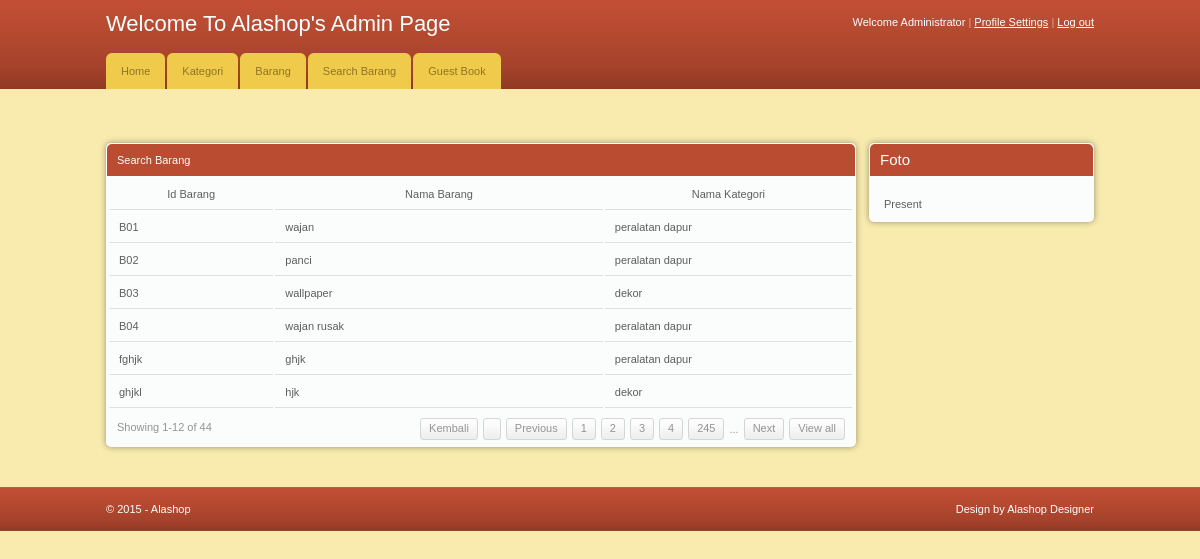
The app's page /prosessearch.php (signed in) with its own data.
### tables this page shows
CREATE TABLE `barang` (
  `idbarang` varchar(50) NOT NULL,
  `namabarang` varchar(50) NOT NULL,
  `idkategori` varchar(50) NOT NULL
);

CREATE TABLE `kategori` (
  `idkategori` varchar(50) NOT NULL,
  `namakategori` varchar(50) NOT NULL,
  `keterangan` varchar(50) NOT NULL
);

### prosessearch.php (the view, shortened to what this page needs)
<!DOCTYPE html PUBLIC "-//W3C//DTD XHTML 1.0 Transitional//EN" "http://www.w3.org/TR/xhtml1/DTD/xhtml1-transitional.dtd">
<html xmlns="http://www.w3.org/1999/xhtml">
<head>
	<link rel="stylesheet" href="css/style.css" type="text/css" media="all" />
</head>
<body>
<?php
		$nama= $_POST ['search'];
		$result = mysql_query("SELECT barang.namabarang,barang.idbarang,kategori.namakategori FROM barang inner join kategori on kategori.idkategori=barang.idkategori where barang.namabarang like '%$nama%'");
		?>
<div id="header">
	<div class="shell">
		<div id="top">
			<h1><a href="#">Welcome To Alashop's Admin Page</a></h1>
			<div id="top-navigation">
				Welcome Administrator<span> |</span>
				<a href="#">Profile Settings</a>
				<span>|</span>
				<a href="logout.php">Log out</a>			</div>
		</div>
		<div id="navigation">
			<ul>
			    <li><a href="home.php"><span>Home</span></a></li>
			    <li><a href="kategori.php"><span>Kategori</span></a></li>
			    <li><a href="barang.php"><span>Barang</span></a></li>
				<li><a href="searchbarang.php"><span>Search Barang</span></a></li>
			    <li><a href="guestbook.php"><span>Guest Book</span></a></li>
			</ul>
		</div>
	</div>
</div>
<div id="container">
	<div class="shell">
		<div class="small-nav"></div>
        <br />
		<div id="main">
			<div id="content">
				<div class="box">
					<div class="box-head">
						Search Barang
					</div>
					<div class="table">
						<table width="747" border="0">
                          <tr>
                            <td width="155"><div align="center">Id Barang </div></td>
                            <td width="333"><div align="center">Nama Barang </div></td>
							<td width="245"><div align="center">Nama Kategori </div></td>
                          </tr>
						  <?php
		while ($data = mysql_fetch_array($result)){
		?>
                          <tr>
                            <td><?php echo $data['idbarang'];?></td>
                            <td><?php echo $data['namabarang'];?></td>
							<td><?php echo $data['namakategori'];?></td>
                          </tr>
						  <?php } ?>
                        </table>
						<div class="pagging">
							<div class="left">Showing 1-12 of 44</div>
							<div class="right">
								<a href="searchbarang.php">Kembali</a><a href="#"></a>
								<a href="#">Previous</a>
								<a href="#">1</a>
								<a href="#">2</a>
								<a href="#">3</a>
								<a href="#">4</a>
								<a href="#">245</a>
								<span>...</span>
								<a href="#">Next</a>
								<a href="#">View all</a>							</div>
						</div>
				  </div>
				</div>
            </div>
			<div id="sidebar">
				<div class="box">
					<div class="box-head">
						<h2>Foto</h2>
					</div>
					<div class="box-content">
					  <p class="select-all">
				      <label></label>Present
</p>
				  </div>
				</div>
			</div>
		</div>
	</div>
</div>
<div id="footer">
	<div class="shell">
		<span class="left">&copy; 2015 - Alashop </span>
		<span class="right">
			Design by Alashop Designer
		</span>
	</div>
</div>
</body>
</html>

### css/style.css (style rules this page uses)
* { padding:0; margin:0; outline:0; }
body { background:#f9ebae; font-family: Verdana, sans-serif; font-size:11px; line-height:14px; color:#5e5e5e; }
a { color:#ba4c32; text-decoration: underline; cursor:pointer; }
.left, .alignleft { float:left; display:inline; }
.right, .alignright { float:right; display:inline; }
h1 { font-size:22px; line-height:24px; color:#fff; font-weight: normal; }
h1 a { color:#fff; text-decoration: none; }
h2 { font-size:15px; font-weight: normal; }
.shell { width:988px; margin:0 auto; }
#header { height:89px; background:url(images/header.gif); white-space:nowrap; }
#header h1 { float:left; display:inline; padding-top:12px; }
#top-navigation { float:right; white-space:nowrap; color:#fff; padding-top:15px; }
#top-navigation a { color:#fff; }
#top-navigation span { color:#dca598; }
#top { height:53px; }
#navigation { height:36px; }
#navigation ul { list-style-type: none; }
#navigation ul li { float:left; display:inline; margin-right:2px; }
#navigation ul li a, #navigation ul li a span { float:left; height:36px; background:url(images/tab.gif) no-repeat 0 0; padding:0 0 0 15px; }
#navigation ul li a span { background-position:right 0; padding:0 15px 0 0; }
#navigation ul li a { line-height:36px; color:#907525; text-decoration: none; }
#container { padding:20px 0; }
.small-nav { color:#978b48; padding-bottom:20px; }
#content { float:left; width:750px; }
#sidebar { float:right; width:225px; }
.table td { background:#fbfcfc; border-bottom:solid 1px #e0e0e0; padding:8px 10px; }
.box { background:#fbfcfc; height:100%; padding:1px; margin-bottom:20px; }
.box-head { background:#ba4c32; height:32px; color:#fff; padding: 0 10px; line-height:32px; white-space:nowrap; border-bottom:solid 1px #fff; }
.pagging { height:20px; padding:8px 10px; line-height:19px; color:#949494; }
.pagging a { background:url(images/pagging.gif) repeat-x 0 0; height:20px; float:left; padding:0 8px; border:solid 1px #d5d5d5; text-decoration: none; color:#949494; margin-left:5px; }
.pagging span { float:left; margin-left:5px; padding-top:2px; }
.box-content { padding:10px; }
.box-content p { padding-top:10px; }
.select-all label { text-decoration: underline; padding-left:4px; }
#footer { height:44px; background:url(images/footer.gif); line-height:44px; color:#fff; }
.box { -moz-border-radius:5px; -webkit-border-radius:5px; -moz-box-shadow: 0 0 6px #978f6c; -webkit-box-shadow: 0 0 6px #978f6c; }
.box-head { -moz-border-radius-topleft:5px; -moz-border-radius-topright:5px; -webkit-border-top-left-radius:5px; -webkit-border-top-right-radius:5px; }
.small-field, .button, .pagging a { -moz-border-radius:3px; -webkit-border-radius:3px; }

### records on screen
barang: idbarang "B01", namabarang "wajan", idkategori.namakategori "peralatan dapur"
barang: idbarang "B02", namabarang "panci", idkategori.namakategori "peralatan dapur"
barang: idbarang "B03", namabarang "wallpaper", idkategori.namakategori "dekor"
barang: idbarang "B04", namabarang "wajan rusak", idkategori.namakategori "peralatan dapur"
barang: idbarang "fghjk", namabarang "ghjk", idkategori.namakategori "peralatan dapur"
barang: idbarang "ghjkl", namabarang "hjk", idkategori.namakategori "dekor"
